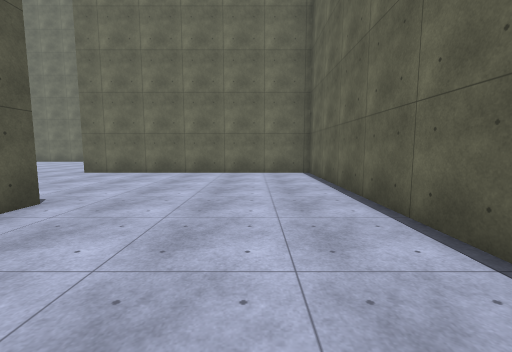
[1] (above)

24 first-person views from a walk through a Unity game level. The camera is 1.5 m above the floor, tilts 6° down and sees 90° across. The floor is counted in squares, 2 m on a side. Each view is taken from the middle of a square. On the plan, view 1 faces up. The plan holds only what a view shows up to about 9 squares ahead; the rest is blank. The place goes on beyond the plan. The player is left out. Surface patterns are stand-ins for the level's own textures.

[2]
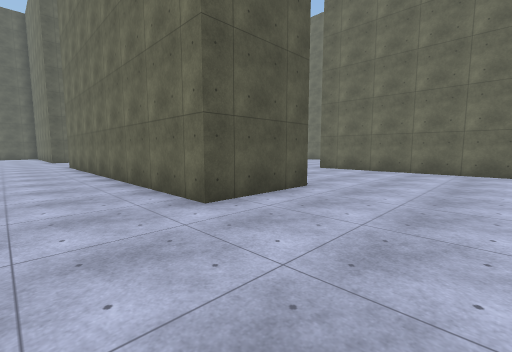

[3]
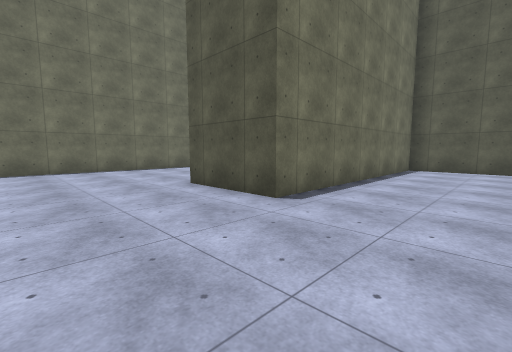

[4]
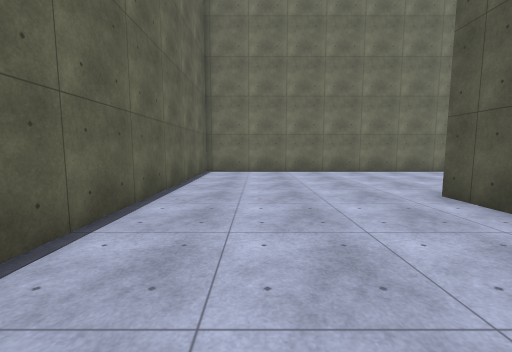

[5]
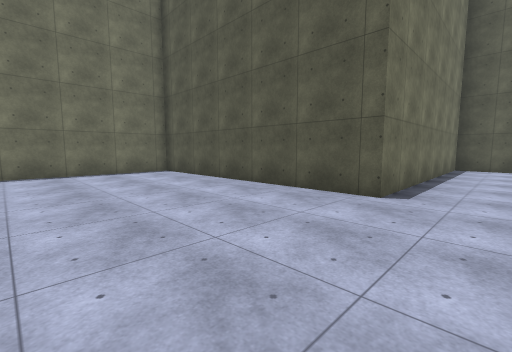

[6]
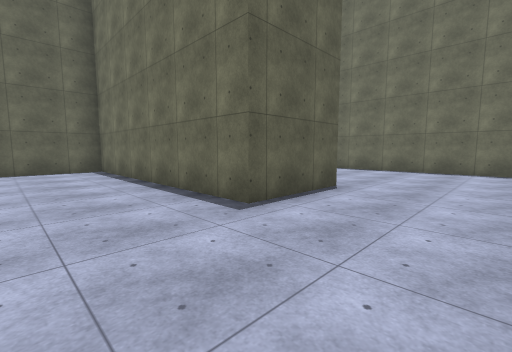

[7]
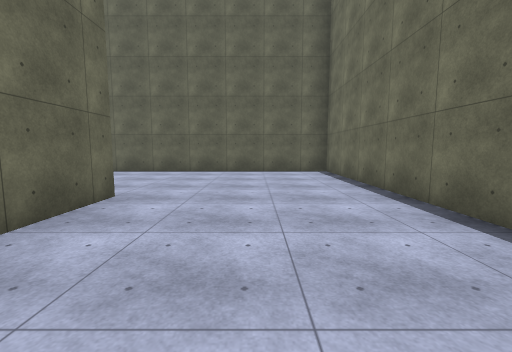

[8]
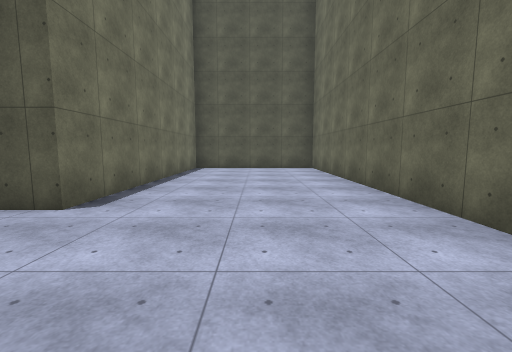

[9]
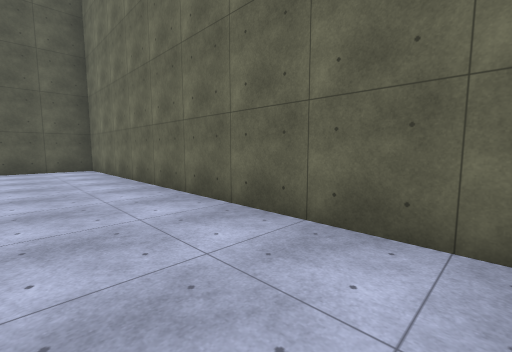

[10]
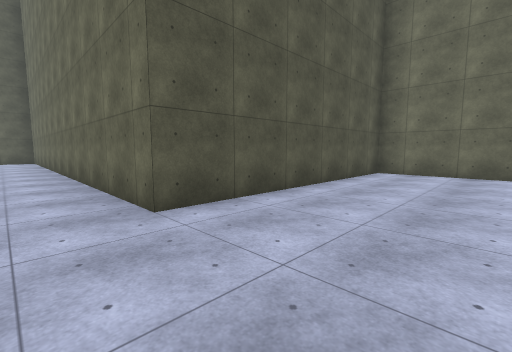

[11]
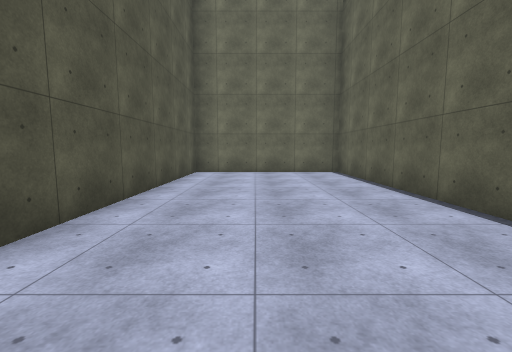

[12]
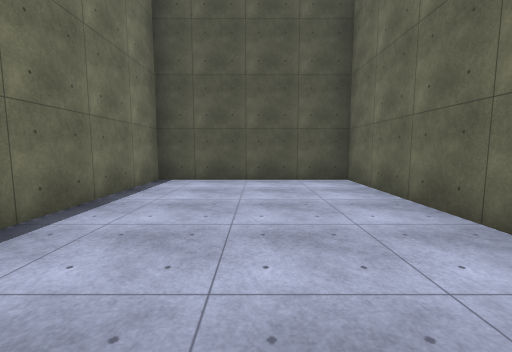

[13]
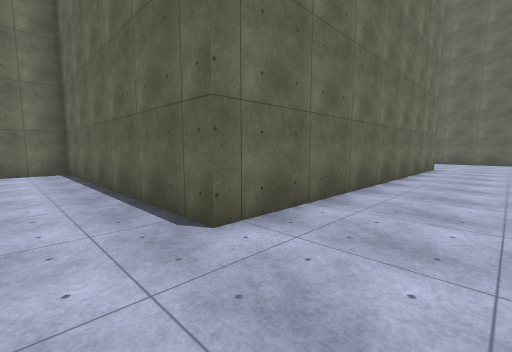

[14]
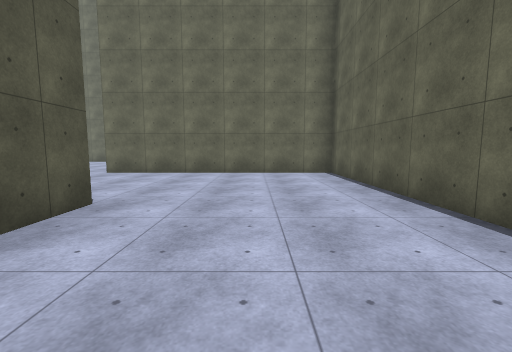

[15]
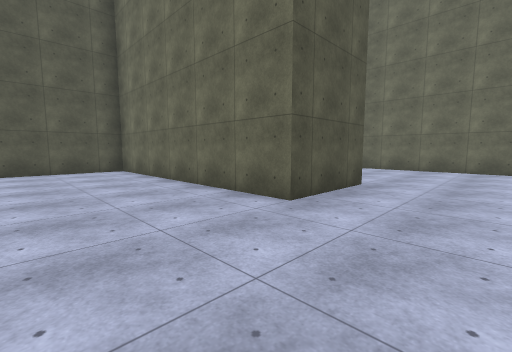

[16]
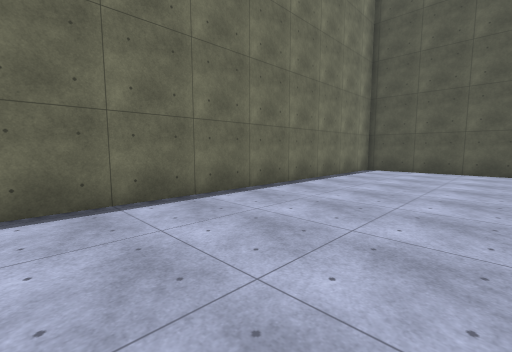

[17]
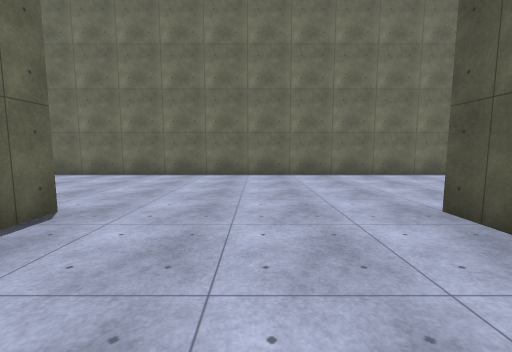

[18]
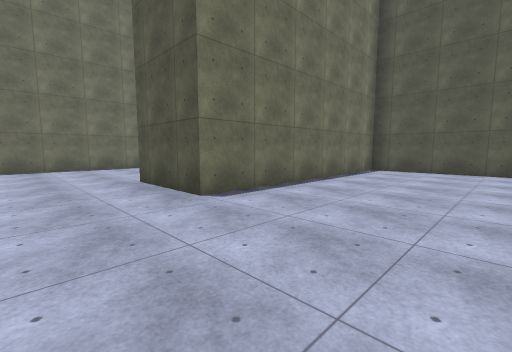

[19]
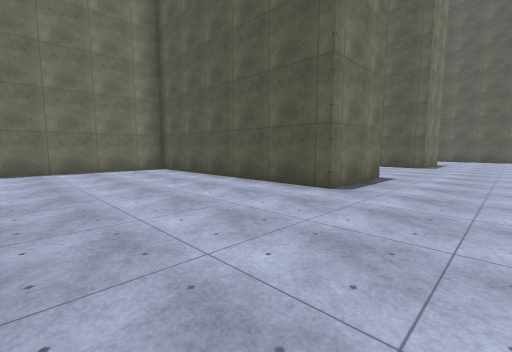

[20]
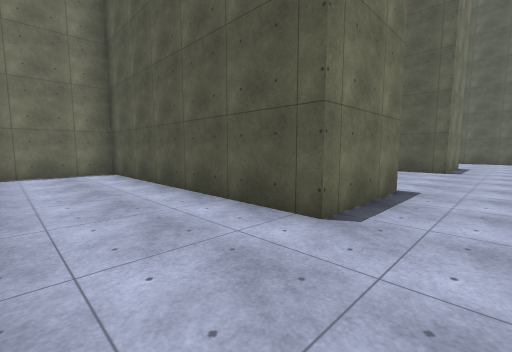

[21]
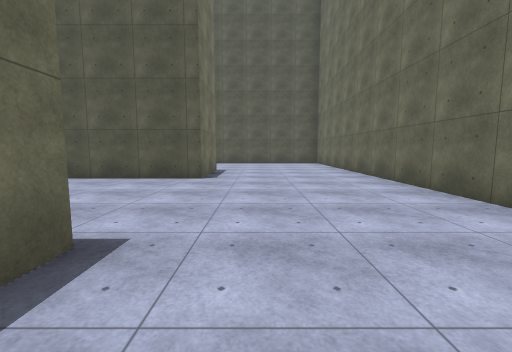

[22]
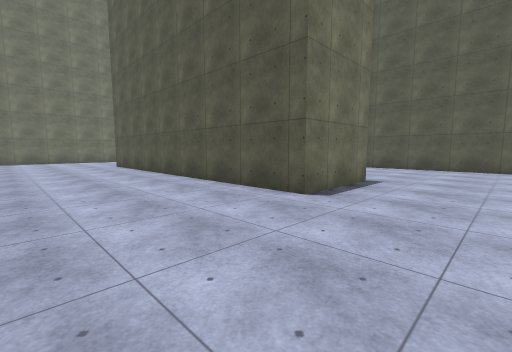

[23]
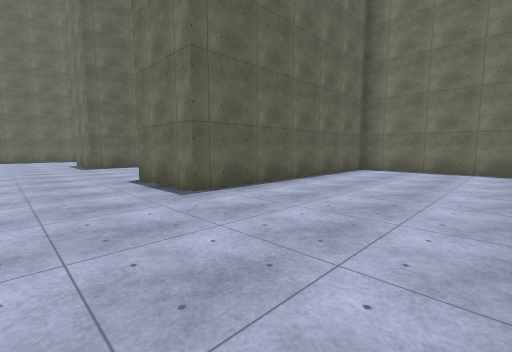

[24]
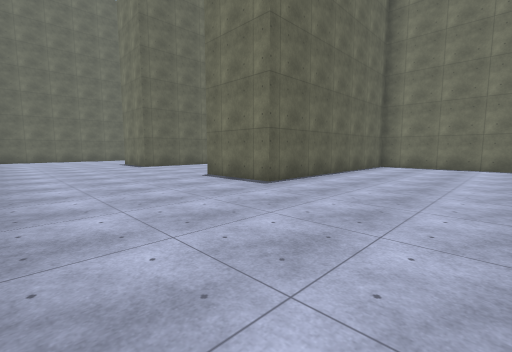

### Floor plan
Points are (right, up) in squares from view 1. A wall is a line through its corners. A room is listed if a view was taken in it or the views show most of it. See-through windows are left out.
Room 1 (views 1, 2, 3, 4, 5, 6, 7, 8, 9, 10, 11, 12, 13, 14, 15, 16, 17, 18, 19, 20, 21, 22, 23, 24)
walls: (-27, 10.6) (-24.4, 10.6) (-24.4, 3.5) (-17.3, 3.5) (-17.3, 1) (-24.4, 1) (-24.4, -3.4); (-24.1, -3.7) (-8.9, -3.7); (-28.1, 15.3) (-34, 15.3); (-6.5, -3.7) (1.7, -3.7) (1.7, 8.1) (-5.5, 8.1) (-5.5, 10.6) (1.7, 10.6) (1.7, 22.4) (0.9, 22.4); (-34, 4.1) (-34, 10.6) (-31.5, 10.6) (-31.5, 3.8); (-38.1, 3.5) (-34.8, 3.5); (-1.9, 22.4) (-3, 22.4) (-3, 15.3) (-17.3, 15.3) (-17.3, 10.6) (-10.1, 10.6) (-10.1, 3.5) (-3, 3.5) (-3, 1) (-12.6, 1) (-12.6, 8.1) (-19.8, 8.1)

Positions as (right, up) in squares from view 1, and headings:
1: (0, 0), facing up
2: (0, -1), facing up-left
3: (0, 6), facing down-left
4: (0, 5), facing down
5: (-6, 12), facing down-left
6: (-8, 13), facing down-right
7: (-7, 13), facing right
8: (-7, 13), facing left
9: (-7, 13), facing up-left
10: (0, 14), facing up-left
11: (-1, 14), facing up
12: (-11, 13), facing left
13: (-14, -1), facing up-right
14: (-15, 0), facing up
15: (-15, -2), facing up-left
16: (-15, 0), facing down-left
17: (-15, 4), facing down
18: (-15, 7), facing down-left
19: (-20, 13), facing down-left
20: (-22, 12), facing down-left
21: (-25, 12), facing left
22: (-28, 13), facing down-left
23: (-38, 13), facing down-right
24: (-38, 15), facing down-right
